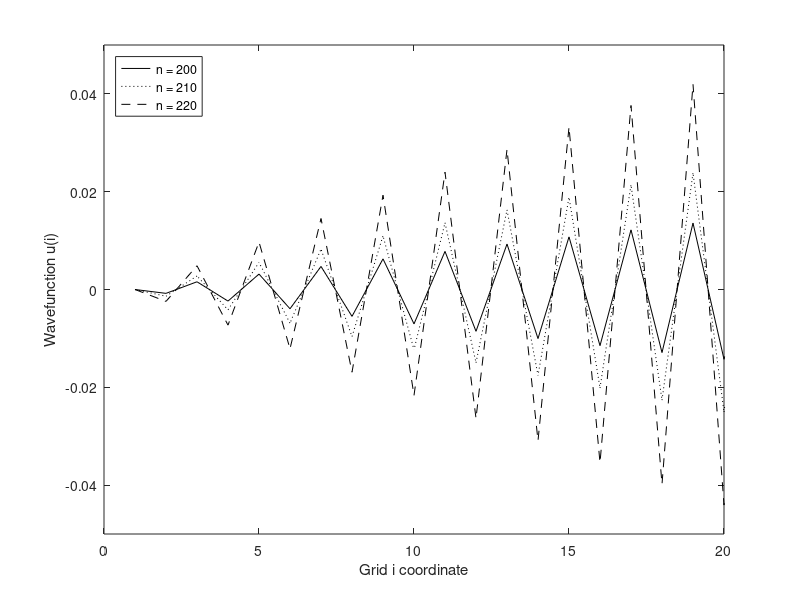

Reproduce this figure in MATLAB.
S = 1.0005;

delta = 14;
mi = 60;

dx = 1;

x = 1:dx:220;

u = zeros(1, (219 / dx) + 1);

us = cat(2, exp((-1 / 2) * ((x - mi) / delta).^2) ./ (delta * sqrt( 2 * pi)), zeros(1, 10000));

us = us / max(us);

u(1, 1) = us(1);

n = 2;

while 1
    u(n, 1) = us(n);
    
    for i = 2:(219 / dx)
        u(n + 1, i) = (S^2 * (u(n, i + 1) - 2 * u(n, i) + u(n, i - 1))) + 2 * u(n, i) - u(n - 1, i);
    end
    
    if (n == 220)
        plot(x, u(200, :), 'k-', x, u(210, :), 'k:', x, u(220, :), 'k--')
        xlabel('Grid i coordinate')
        ylabel('Wavefunction u(i)')
        xticks([0 5 10 15 20])
        yticks([-0.04 -0.02 0 0.02 0.04])
        legend({'n = 200', 'n = 210', 'n = 220'}, 'Location', 'northwest')
    
        axis([0 20 -0.05 0.05])
        pause(1);
        break;
    else
        plot(x, u(n, :), 'k')
        xlabel('Grid i coordinate')
        ylabel('Wavefunction u(i)')
        xticks([0 50 100 150 200])

        axis([0 220 -0.2 1.2])
        pause(.01);
    end

    n = n + 1;
    
end

